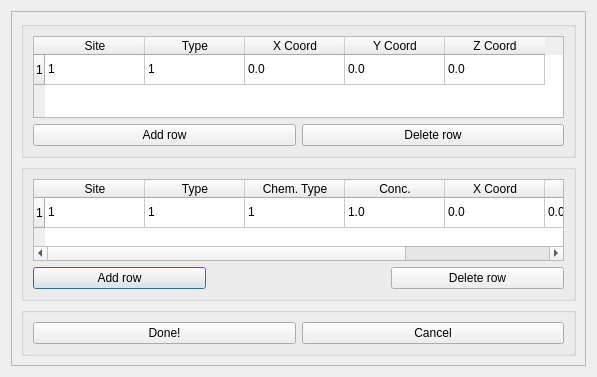
<?xml version="1.0" encoding="UTF-8"?>
<ui version="4.0">
 <class>InpPosCreate</class>
 <widget class="QDialog" name="InpPosCreate">
  <property name="geometry">
   <rect>
    <x>0</x>
    <y>0</y>
    <width>597</width>
    <height>377</height>
   </rect>
  </property>
  <property name="windowTitle">
   <string>Posfile Creation</string>
  </property>
  <layout class="QGridLayout" name="gridLayout_4">
   <item row="0" column="0">
    <widget class="QScrollArea" name="InpPosScrollArea">
     <property name="widgetResizable">
      <bool>true</bool>
     </property>
     <widget class="QWidget" name="scrollAreaWidgetContents">
      <property name="geometry">
       <rect>
        <x>0</x>
        <y>0</y>
        <width>571</width>
        <height>418</height>
       </rect>
      </property>
      <layout class="QGridLayout" name="gridLayout_3">
       <item row="2" column="0">
        <spacer name="verticalSpacer">
         <property name="orientation">
          <enum>Qt::Vertical</enum>
         </property>
         <property name="sizeHint" stdset="0">
          <size>
           <width>20</width>
           <height>40</height>
          </size>
         </property>
        </spacer>
       </item>
       <item row="1" column="0" colspan="2">
        <widget class="QGroupBox" name="InPosBoxRand">
         <property name="title">
          <string/>
         </property>
         <layout class="QGridLayout" name="gridLayout_2">
          <item row="1" column="0">
           <widget class="QPushButton" name="InPosAddRowRand">
            <property name="text">
             <string>Add row</string>
            </property>
           </widget>
          </item>
          <item row="1" column="2">
           <widget class="QPushButton" name="InPosDelRowRand">
            <property name="text">
             <string>Delete row</string>
            </property>
           </widget>
          </item>
          <item row="0" column="0" colspan="3" alignment="Qt::AlignVCenter">
           <widget class="QTableWidget" name="InPosTableRand">
            <property name="lineWidth">
             <number>2</number>
            </property>
            <property name="midLineWidth">
             <number>1</number>
            </property>
            <property name="rowCount">
             <number>1</number>
            </property>
            <attribute name="horizontalHeaderStretchLastSection">
             <bool>false</bool>
            </attribute>
            <attribute name="verticalHeaderStretchLastSection">
             <bool>false</bool>
            </attribute>
            <row/>
            <column>
             <property name="text">
              <string>Site</string>
             </property>
            </column>
            <column>
             <property name="text">
              <string>Type</string>
             </property>
            </column>
            <column>
             <property name="text">
              <string>Chem. Type</string>
             </property>
            </column>
            <column>
             <property name="text">
              <string>Conc.</string>
             </property>
            </column>
            <column>
             <property name="text">
              <string>X Coord</string>
             </property>
            </column>
            <column>
             <property name="text">
              <string>Y Coord</string>
             </property>
            </column>
            <column>
             <property name="text">
              <string>Z Coord</string>
             </property>
            </column>
            <item row="0" column="0">
             <property name="text">
              <string>1</string>
             </property>
            </item>
            <item row="0" column="1">
             <property name="text">
              <string>1</string>
             </property>
            </item>
            <item row="0" column="2">
             <property name="text">
              <string>1</string>
             </property>
            </item>
            <item row="0" column="3">
             <property name="text">
              <string>1.0</string>
             </property>
            </item>
            <item row="0" column="4">
             <property name="text">
              <string>0.0</string>
             </property>
            </item>
            <item row="0" column="5">
             <property name="text">
              <string>0.0</string>
             </property>
            </item>
            <item row="0" column="6">
             <property name="text">
              <string>0.0</string>
             </property>
            </item>
           </widget>
          </item>
         </layout>
        </widget>
       </item>
       <item row="4" column="0" rowspan="2" colspan="2">
        <widget class="QGroupBox" name="InPosButtonBox">
         <property name="title">
          <string/>
         </property>
         <layout class="QGridLayout" name="gridLayout_5">
          <item row="0" column="0">
           <widget class="QPushButton" name="InpPosDone">
            <property name="text">
             <string>Done!</string>
            </property>
           </widget>
          </item>
          <item row="0" column="1">
           <widget class="QPushButton" name="InpPosCancel">
            <property name="text">
             <string>Cancel</string>
            </property>
           </widget>
          </item>
         </layout>
        </widget>
       </item>
       <item row="2" column="1">
        <spacer name="verticalSpacer_2">
         <property name="orientation">
          <enum>Qt::Vertical</enum>
         </property>
         <property name="sizeHint" stdset="0">
          <size>
           <width>20</width>
           <height>40</height>
          </size>
         </property>
        </spacer>
       </item>
       <item row="3" column="1">
        <spacer name="verticalSpacer_6">
         <property name="orientation">
          <enum>Qt::Vertical</enum>
         </property>
         <property name="sizeHint" stdset="0">
          <size>
           <width>20</width>
           <height>40</height>
          </size>
         </property>
        </spacer>
       </item>
       <item row="3" column="0">
        <spacer name="verticalSpacer_3">
         <property name="orientation">
          <enum>Qt::Vertical</enum>
         </property>
         <property name="sizeHint" stdset="0">
          <size>
           <width>20</width>
           <height>31</height>
          </size>
         </property>
        </spacer>
       </item>
       <item row="0" column="0" colspan="2">
        <widget class="QGroupBox" name="InPosBox">
         <property name="minimumSize">
          <size>
           <width>100</width>
           <height>0</height>
          </size>
         </property>
         <property name="baseSize">
          <size>
           <width>100</width>
           <height>0</height>
          </size>
         </property>
         <property name="title">
          <string/>
         </property>
         <layout class="QGridLayout" name="gridLayout">
          <item row="1" column="1">
           <widget class="QPushButton" name="InPosDelRow">
            <property name="text">
             <string>Delete row</string>
            </property>
           </widget>
          </item>
          <item row="1" column="0">
           <widget class="QPushButton" name="InPosAddRow">
            <property name="text">
             <string>Add row</string>
            </property>
           </widget>
          </item>
          <item row="0" column="0" colspan="2" alignment="Qt::AlignVCenter">
           <widget class="QTableWidget" name="InPosTable">
            <property name="sizePolicy">
             <sizepolicy hsizetype="Expanding" vsizetype="Expanding">
              <horstretch>0</horstretch>
              <verstretch>0</verstretch>
             </sizepolicy>
            </property>
            <property name="minimumSize">
             <size>
              <width>100</width>
              <height>0</height>
             </size>
            </property>
            <property name="baseSize">
             <size>
              <width>100</width>
              <height>0</height>
             </size>
            </property>
            <property name="lineWidth">
             <number>2</number>
            </property>
            <property name="midLineWidth">
             <number>1</number>
            </property>
            <property name="gridStyle">
             <enum>Qt::SolidLine</enum>
            </property>
            <property name="sortingEnabled">
             <bool>false</bool>
            </property>
            <property name="rowCount">
             <number>1</number>
            </property>
            <property name="columnCount">
             <number>5</number>
            </property>
            <attribute name="horizontalHeaderCascadingSectionResizes">
             <bool>false</bool>
            </attribute>
            <attribute name="horizontalHeaderShowSortIndicator" stdset="0">
             <bool>false</bool>
            </attribute>
            <attribute name="horizontalHeaderStretchLastSection">
             <bool>false</bool>
            </attribute>
            <attribute name="verticalHeaderVisible">
             <bool>true</bool>
            </attribute>
            <attribute name="verticalHeaderCascadingSectionResizes">
             <bool>false</bool>
            </attribute>
            <attribute name="verticalHeaderShowSortIndicator" stdset="0">
             <bool>false</bool>
            </attribute>
            <attribute name="verticalHeaderStretchLastSection">
             <bool>false</bool>
            </attribute>
            <row/>
            <column>
             <property name="text">
              <string>Site</string>
             </property>
            </column>
            <column>
             <property name="text">
              <string>Type</string>
             </property>
            </column>
            <column>
             <property name="text">
              <string>X Coord</string>
             </property>
            </column>
            <column>
             <property name="text">
              <string>Y Coord</string>
             </property>
            </column>
            <column>
             <property name="text">
              <string>Z Coord</string>
             </property>
            </column>
            <item row="0" column="0">
             <property name="text">
              <string>1</string>
             </property>
            </item>
            <item row="0" column="1">
             <property name="text">
              <string>1</string>
             </property>
            </item>
            <item row="0" column="2">
             <property name="text">
              <string>0.0</string>
             </property>
            </item>
            <item row="0" column="3">
             <property name="text">
              <string>0.0</string>
             </property>
            </item>
            <item row="0" column="4">
             <property name="text">
              <string>0.0</string>
             </property>
            </item>
           </widget>
          </item>
         </layout>
        </widget>
       </item>
      </layout>
     </widget>
    </widget>
   </item>
  </layout>
 </widget>
 <resources/>
 <connections/>
</ui>
